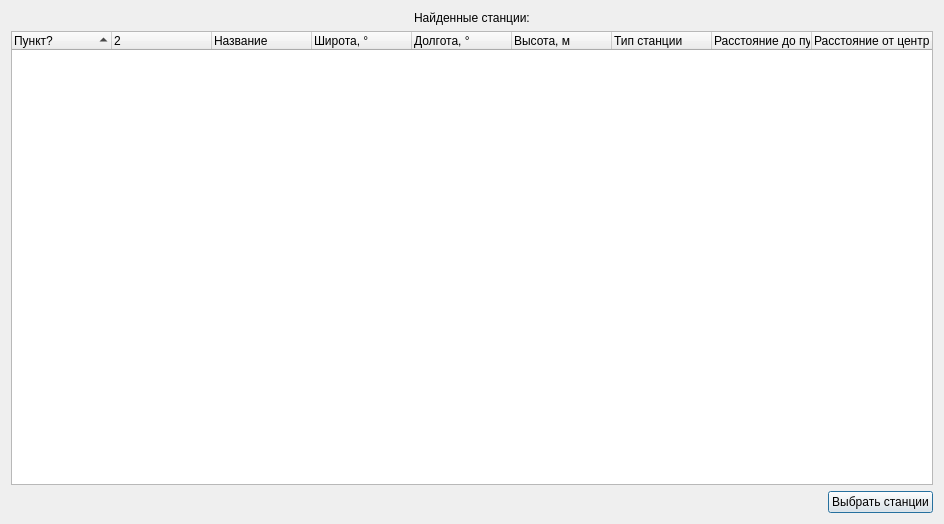
<?xml version="1.0" encoding="UTF-8"?>
<ui version="4.0">
 <class>StationSearch</class>
 <widget class="QDialog" name="StationSearch">
  <property name="geometry">
   <rect>
    <x>0</x>
    <y>0</y>
    <width>944</width>
    <height>524</height>
   </rect>
  </property>
  <property name="windowTitle">
   <string>Dialog</string>
  </property>
  <layout class="QGridLayout" name="gridLayout">
   <item row="2" column="0" colspan="3">
    <widget class="QTreeWidget" name="stationsList">
     <property name="styleSheet">
      <string notr="true">alternate-background-color: rgb(251, 244, 225);</string>
     </property>
     <property name="editTriggers">
      <set>QAbstractItemView::NoEditTriggers</set>
     </property>
     <property name="alternatingRowColors">
      <bool>true</bool>
     </property>
     <property name="selectionMode">
      <enum>QAbstractItemView::ExtendedSelection</enum>
     </property>
     <property name="rootIsDecorated">
      <bool>true</bool>
     </property>
     <property name="itemsExpandable">
      <bool>false</bool>
     </property>
     <property name="sortingEnabled">
      <bool>true</bool>
     </property>
     <property name="expandsOnDoubleClick">
      <bool>false</bool>
     </property>
     <attribute name="headerCascadingSectionResizes">
      <bool>true</bool>
     </attribute>
     <column>
      <property name="text">
       <string>Пункт?</string>
      </property>
     </column>
     <column>
      <property name="text">
       <string/>
      </property>
     </column>
     <column>
      <property name="text">
       <string>Название</string>
      </property>
     </column>
     <column>
      <property name="text">
       <string>Широта, °</string>
      </property>
     </column>
     <column>
      <property name="text">
       <string>Долгота, °</string>
      </property>
     </column>
     <column>
      <property name="text">
       <string>Высота, м</string>
      </property>
     </column>
     <column>
      <property name="text">
       <string>Тип станции</string>
      </property>
     </column>
     <column>
      <property name="text">
       <string>Расстояние до пункта, км</string>
      </property>
     </column>
     <column>
      <property name="text">
       <string>Расстояние от центра поиска, км</string>
      </property>
     </column>
    </widget>
   </item>
   <item row="0" column="1" alignment="Qt::AlignHCenter">
    <widget class="QLabel" name="label_2">
     <property name="text">
      <string>Найденные станции:</string>
     </property>
    </widget>
   </item>
   <item row="3" column="2" alignment="Qt::AlignRight">
    <widget class="QPushButton" name="pbAccept">
     <property name="text">
      <string>Выбрать станции</string>
     </property>
    </widget>
   </item>
  </layout>
 </widget>
 <resources/>
 <connections/>
</ui>
